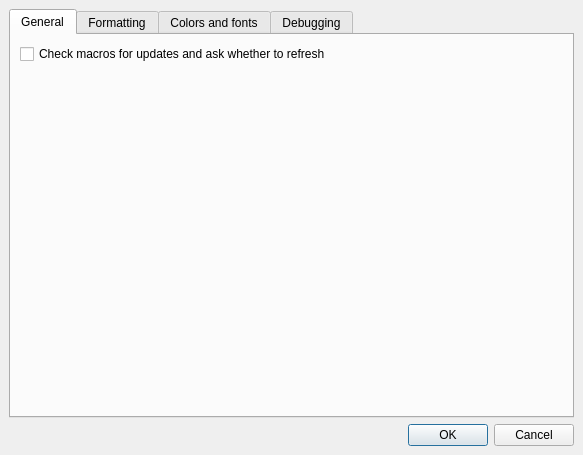
<?xml version="1.0" encoding="UTF-8"?>
<ui version="4.0">
 <class>MacroEditorSetupDialog</class>
 <widget class="QDialog" name="MacroEditorSetupDialog">
  <property name="geometry">
   <rect>
    <x>0</x>
    <y>0</y>
    <width>583</width>
    <height>455</height>
   </rect>
  </property>
  <property name="windowTitle">
   <string>Macro Development Setup</string>
  </property>
  <layout class="QVBoxLayout">
   <property name="spacing">
    <number>6</number>
   </property>
   <property name="leftMargin">
    <number>9</number>
   </property>
   <property name="topMargin">
    <number>9</number>
   </property>
   <property name="rightMargin">
    <number>9</number>
   </property>
   <property name="bottomMargin">
    <number>9</number>
   </property>
   <item>
    <widget class="QTabWidget" name="tabWidget">
     <property name="currentIndex">
      <number>0</number>
     </property>
     <widget class="QWidget" name="tab_4">
      <attribute name="title">
       <string>General</string>
      </attribute>
      <layout class="QGridLayout" name="gridLayout">
       <item row="0" column="0">
        <widget class="QCheckBox" name="watch_files">
         <property name="text">
          <string>Check macros for updates and ask whether to refresh</string>
         </property>
        </widget>
       </item>
       <item row="1" column="0">
        <spacer name="verticalSpacer">
         <property name="orientation">
          <enum>Qt::Vertical</enum>
         </property>
         <property name="sizeHint" stdset="0">
          <size>
           <width>20</width>
           <height>334</height>
          </size>
         </property>
        </spacer>
       </item>
      </layout>
     </widget>
     <widget class="QWidget" name="tab">
      <attribute name="title">
       <string>Formatting</string>
      </attribute>
      <layout class="QGridLayout">
       <property name="leftMargin">
        <number>9</number>
       </property>
       <property name="topMargin">
        <number>9</number>
       </property>
       <property name="rightMargin">
        <number>9</number>
       </property>
       <property name="bottomMargin">
        <number>9</number>
       </property>
       <property name="spacing">
        <number>6</number>
       </property>
       <item row="2" column="1">
        <spacer>
         <property name="orientation">
          <enum>Qt::Vertical</enum>
         </property>
         <property name="sizeHint" stdset="0">
          <size>
           <width>20</width>
           <height>40</height>
          </size>
         </property>
        </spacer>
       </item>
       <item row="0" column="3">
        <spacer>
         <property name="orientation">
          <enum>Qt::Horizontal</enum>
         </property>
         <property name="sizeHint" stdset="0">
          <size>
           <width>40</width>
           <height>20</height>
          </size>
         </property>
        </spacer>
       </item>
       <item row="1" column="2">
        <widget class="QLabel" name="label_4">
         <property name="text">
          <string>characters</string>
         </property>
        </widget>
       </item>
       <item row="0" column="2">
        <widget class="QLabel" name="label_3">
         <property name="text">
          <string>characters</string>
         </property>
        </widget>
       </item>
       <item row="1" column="0">
        <widget class="QLabel" name="label_2">
         <property name="text">
          <string>Indent</string>
         </property>
        </widget>
       </item>
       <item row="0" column="0">
        <widget class="QLabel" name="label">
         <property name="text">
          <string>Tab character width</string>
         </property>
        </widget>
       </item>
       <item row="0" column="1">
        <widget class="QSpinBox" name="tab_width">
         <property name="minimum">
          <number>1</number>
         </property>
        </widget>
       </item>
       <item row="1" column="1">
        <widget class="QSpinBox" name="indent">
         <property name="minimum">
          <number>1</number>
         </property>
        </widget>
       </item>
      </layout>
     </widget>
     <widget class="QWidget" name="tab_2">
      <attribute name="title">
       <string>Colors and fonts</string>
      </attribute>
      <layout class="QVBoxLayout">
       <property name="spacing">
        <number>6</number>
       </property>
       <property name="leftMargin">
        <number>9</number>
       </property>
       <property name="topMargin">
        <number>9</number>
       </property>
       <property name="rightMargin">
        <number>9</number>
       </property>
       <property name="bottomMargin">
        <number>9</number>
       </property>
       <item>
        <widget class="QFrame" name="frame_2">
         <property name="sizePolicy">
          <sizepolicy hsizetype="Preferred" vsizetype="Preferred">
           <horstretch>0</horstretch>
           <verstretch>0</verstretch>
          </sizepolicy>
         </property>
         <property name="frameShape">
          <enum>QFrame::NoFrame</enum>
         </property>
         <property name="frameShadow">
          <enum>QFrame::Raised</enum>
         </property>
         <layout class="QHBoxLayout">
          <property name="spacing">
           <number>6</number>
          </property>
          <property name="leftMargin">
           <number>0</number>
          </property>
          <property name="topMargin">
           <number>0</number>
          </property>
          <property name="rightMargin">
           <number>0</number>
          </property>
          <property name="bottomMargin">
           <number>0</number>
          </property>
          <item>
           <widget class="QLabel" name="label_8">
            <property name="text">
             <string>Font</string>
            </property>
           </widget>
          </item>
          <item>
           <widget class="QFontComboBox" name="font_sel"/>
          </item>
          <item>
           <spacer>
            <property name="orientation">
             <enum>Qt::Horizontal</enum>
            </property>
            <property name="sizeHint" stdset="0">
             <size>
              <width>40</width>
              <height>20</height>
             </size>
            </property>
           </spacer>
          </item>
          <item>
           <widget class="QLabel" name="label_10">
            <property name="text">
             <string>Size</string>
            </property>
           </widget>
          </item>
          <item>
           <widget class="QSpinBox" name="font_size">
            <property name="minimum">
             <number>1</number>
            </property>
           </widget>
          </item>
          <item>
           <widget class="QLabel" name="label_9">
            <property name="text">
             <string>points</string>
            </property>
           </widget>
          </item>
         </layout>
        </widget>
       </item>
       <item>
        <widget class="QSplitter" name="splitter">
         <property name="sizePolicy">
          <sizepolicy hsizetype="Expanding" vsizetype="Preferred">
           <horstretch>0</horstretch>
           <verstretch>1</verstretch>
          </sizepolicy>
         </property>
         <property name="orientation">
          <enum>Qt::Horizontal</enum>
         </property>
         <widget class="QListWidget" name="styles_list"/>
         <widget class="QFrame" name="frame">
          <property name="frameShape">
           <enum>QFrame::NoFrame</enum>
          </property>
          <property name="frameShadow">
           <enum>QFrame::Raised</enum>
          </property>
          <layout class="QGridLayout">
           <property name="leftMargin">
            <number>9</number>
           </property>
           <property name="topMargin">
            <number>9</number>
           </property>
           <property name="rightMargin">
            <number>9</number>
           </property>
           <property name="bottomMargin">
            <number>9</number>
           </property>
           <property name="spacing">
            <number>6</number>
           </property>
           <item row="7" column="1">
            <spacer>
             <property name="orientation">
              <enum>Qt::Vertical</enum>
             </property>
             <property name="sizeHint" stdset="0">
              <size>
               <width>20</width>
               <height>40</height>
              </size>
             </property>
            </spacer>
           </item>
           <item row="5" column="1" colspan="2">
            <widget class="QCheckBox" name="strikeout_cb">
             <property name="font">
              <font>
               <strikeout>true</strikeout>
              </font>
             </property>
             <property name="text">
              <string>Strikeout</string>
             </property>
             <property name="tristate">
              <bool>true</bool>
             </property>
            </widget>
           </item>
           <item row="4" column="1" colspan="2">
            <widget class="QCheckBox" name="underline_cb">
             <property name="font">
              <font>
               <underline>true</underline>
              </font>
             </property>
             <property name="text">
              <string>Underline</string>
             </property>
             <property name="tristate">
              <bool>true</bool>
             </property>
            </widget>
           </item>
           <item row="3" column="1" colspan="2">
            <widget class="QCheckBox" name="italic_cb">
             <property name="font">
              <font>
               <italic>true</italic>
              </font>
             </property>
             <property name="text">
              <string>Italic font</string>
             </property>
             <property name="tristate">
              <bool>true</bool>
             </property>
            </widget>
           </item>
           <item row="2" column="1" colspan="2">
            <widget class="QCheckBox" name="bold_cb">
             <property name="font">
              <font>
               <weight>75</weight>
               <bold>true</bold>
              </font>
             </property>
             <property name="text">
              <string>Bold font</string>
             </property>
             <property name="tristate">
              <bool>true</bool>
             </property>
            </widget>
           </item>
           <item row="1" column="2">
            <spacer>
             <property name="orientation">
              <enum>Qt::Horizontal</enum>
             </property>
             <property name="sizeHint" stdset="0">
              <size>
               <width>40</width>
               <height>20</height>
              </size>
             </property>
            </spacer>
           </item>
           <item row="0" column="2">
            <spacer>
             <property name="orientation">
              <enum>Qt::Horizontal</enum>
             </property>
             <property name="sizeHint" stdset="0">
              <size>
               <width>40</width>
               <height>20</height>
              </size>
             </property>
            </spacer>
           </item>
           <item row="1" column="0">
            <widget class="QLabel" name="label_6">
             <property name="text">
              <string>Background color</string>
             </property>
            </widget>
           </item>
           <item row="0" column="0">
            <widget class="QLabel" name="label_5">
             <property name="text">
              <string>Text color</string>
             </property>
            </widget>
           </item>
           <item row="1" column="1">
            <widget class="lay::ColorButton" name="background_color_button">
             <property name="text">
              <string/>
             </property>
            </widget>
           </item>
           <item row="0" column="1">
            <widget class="lay::ColorButton" name="text_color_button">
             <property name="text">
              <string/>
             </property>
            </widget>
           </item>
           <item row="2" column="0">
            <widget class="QLabel" name="label_7">
             <property name="text">
              <string>Styles</string>
             </property>
            </widget>
           </item>
          </layout>
         </widget>
        </widget>
       </item>
      </layout>
     </widget>
     <widget class="QWidget" name="tab_3">
      <attribute name="title">
       <string>Debugging</string>
      </attribute>
      <layout class="QVBoxLayout">
       <property name="spacing">
        <number>6</number>
       </property>
       <property name="leftMargin">
        <number>9</number>
       </property>
       <property name="topMargin">
        <number>9</number>
       </property>
       <property name="rightMargin">
        <number>9</number>
       </property>
       <property name="bottomMargin">
        <number>9</number>
       </property>
       <item>
        <widget class="QCheckBox" name="save_all_cb">
         <property name="text">
          <string>Always save all files before running a macro</string>
         </property>
        </widget>
       </item>
       <item>
        <widget class="QCheckBox" name="stop_on_exception">
         <property name="text">
          <string>Ask whether to stop in debugger on exception</string>
         </property>
        </widget>
       </item>
       <item>
        <spacer>
         <property name="orientation">
          <enum>Qt::Vertical</enum>
         </property>
         <property name="sizeHint" stdset="0">
          <size>
           <width>20</width>
           <height>40</height>
          </size>
         </property>
        </spacer>
       </item>
      </layout>
     </widget>
    </widget>
   </item>
   <item>
    <widget class="QDialogButtonBox" name="buttonBox">
     <property name="orientation">
      <enum>Qt::Horizontal</enum>
     </property>
     <property name="standardButtons">
      <set>QDialogButtonBox::Cancel|QDialogButtonBox::Ok</set>
     </property>
    </widget>
   </item>
  </layout>
 </widget>
 <customwidgets>
  <customwidget>
   <class>lay::ColorButton</class>
   <extends>QPushButton</extends>
   <header>layWidgets.h</header>
  </customwidget>
 </customwidgets>
 <resources/>
 <connections>
  <connection>
   <sender>buttonBox</sender>
   <signal>accepted()</signal>
   <receiver>MacroEditorSetupDialog</receiver>
   <slot>accept()</slot>
   <hints>
    <hint type="sourcelabel">
     <x>248</x>
     <y>254</y>
    </hint>
    <hint type="destinationlabel">
     <x>157</x>
     <y>274</y>
    </hint>
   </hints>
  </connection>
  <connection>
   <sender>buttonBox</sender>
   <signal>rejected()</signal>
   <receiver>MacroEditorSetupDialog</receiver>
   <slot>reject()</slot>
   <hints>
    <hint type="sourcelabel">
     <x>316</x>
     <y>260</y>
    </hint>
    <hint type="destinationlabel">
     <x>286</x>
     <y>274</y>
    </hint>
   </hints>
  </connection>
 </connections>
</ui>
